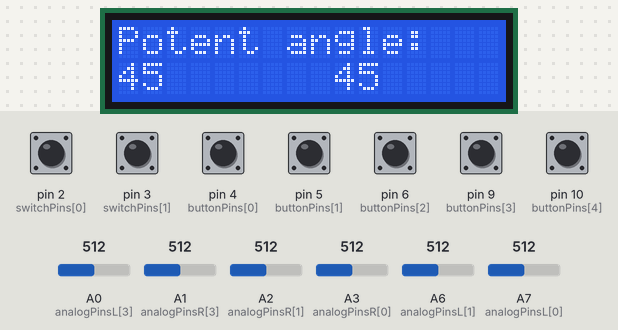
Recording of a sketch running on a simulated Arduino Nano, built with avr-gcc and run on an emulated ATmega328P. Shown: 16×2 character LCD. Inputs (shaded band) come from the test bench; at power-on: pin 2 (switchPins[0]), pin 3 (switchPins[1]), pin 4 (buttonPins[0]), pin 5 (buttonPins[1]), pin 6 (buttonPins[2]), pin 9 (buttonPins[3]), pin 10 (buttonPins[4]) HIGH, A0 (analogPinsL[3]) = 512, A1 (analogPinsR[3]) = 512, A2 (analogPinsR[1]) = 512, A3 (analogPinsR[0]) = 512, A6 (analogPinsL[1]) = 512, A7 (analogPinsL[0]) = 512. No radio packets arrive unless stated.

Above: at 4.7 s.
4.8 s: pin 2 (switchPins[0]) pulled LOW for 0.15 s
At 4.93 s:
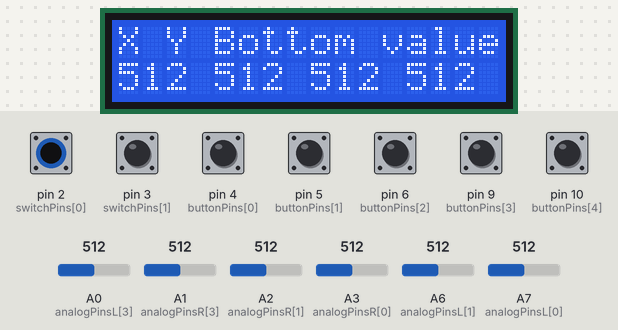
6.5 s: pin 3 (switchPins[1]) pulled LOW for 0.15 s
At 6.65 s:
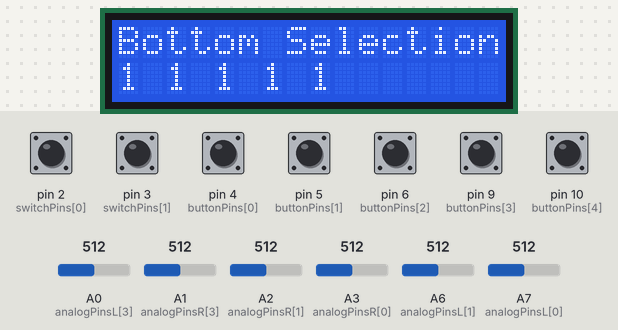
8.2 s: A0 (analogPinsL[3]) set to 30
At 9.1 s:
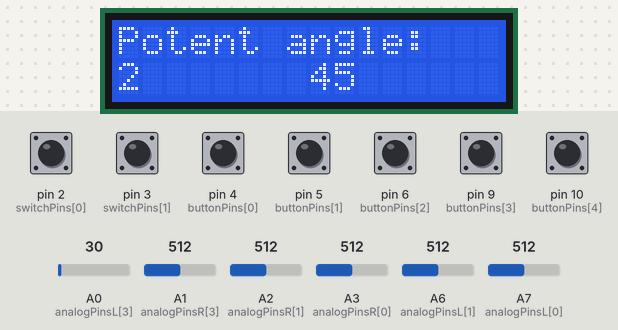
11.2 s: A1 (analogPinsR[3]) set to 493
At 12.6 s:
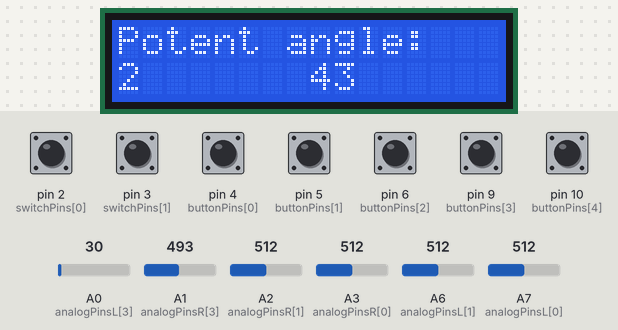
14.2 s: A1 (analogPinsR[3]) set to 560
At 15.0 s:
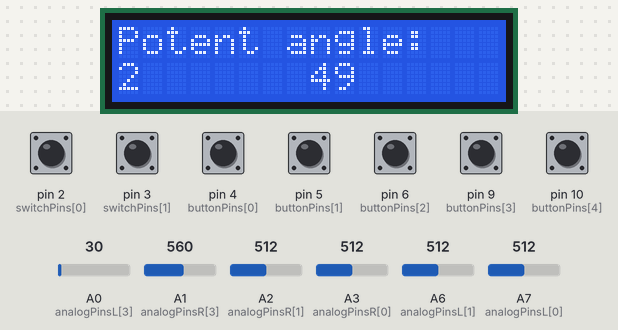
17.2 s: A0 (analogPinsL[3]) set to 306
At 18.6 s:
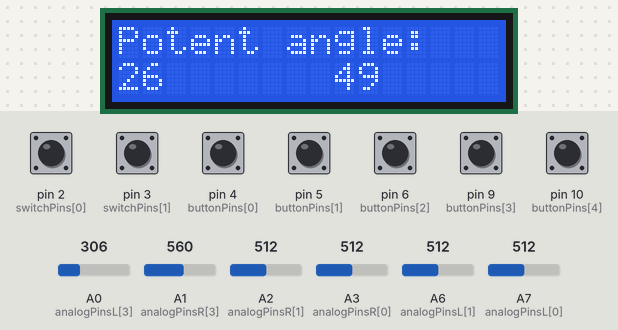
Timing chart, 0 to 20.2 s (numbered marks = the images above; inputs shaded):
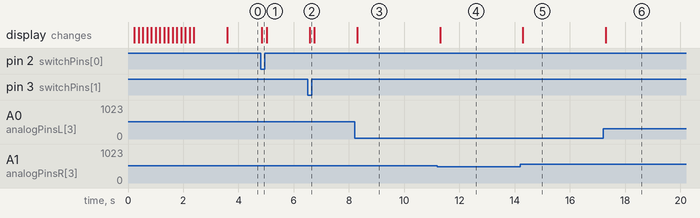

The sketch:

nRF24L01-Transmitter.ino
```cpp
#include <Wire.h>
#include <LiquidCrystal_I2C.h>
#include <SPI.h>
#include <nRF24L01.h>
#include <RF24.h>

#define LCD_ADDRESS 0x27
#define LCD_COLUMNS 16
#define LCD_ROWS 2

RF24 radio(7, 8);
const byte address[6] = "00001";

struct ControlMessage {
  int xValue_R;
  int yValue_R;
  int xValue_L;
  int yValue_L;
  int speed;
  int angle_L;
  int angle_R;
};

const int buttonPins[] = {4, 5, 6, 9, 10};
const int switchPins[] = {2, 3};
const int analogPinsL[] = {A7, A6, 0, A0};
const int analogPinsR[] = {A3, A2, 1, A1};

LiquidCrystal_I2C lcd(LCD_ADDRESS, LCD_COLUMNS, LCD_ROWS);

void sendControlMessage(int xValue_R, int yValue_R, int xValue_L, int yValue_L, int speed, int angle_L, int angle_R) {
  ControlMessage controlMessage;
  controlMessage.xValue_R = xValue_R;
  controlMessage.yValue_R = yValue_R;
  controlMessage.xValue_L = xValue_L;
  controlMessage.yValue_L = yValue_L;
  controlMessage.speed = speed;
  controlMessage.angle_L = angle_L;
  controlMessage.angle_R = angle_R;

  radio.write(&controlMessage, sizeof(controlMessage));
}

void setup() {
  Serial.begin(9600);
  radio.begin();
  radio.openWritingPipe(address);
  radio.setPALevel(RF24_PA_MIN);
  radio.stopListening();

  for (int pin : buttonPins)
    pinMode(pin, INPUT_PULLUP);

  for (int pin : switchPins)
    pinMode(pin, INPUT_PULLUP);

  for (int pin : analogPinsL)
    pinMode(pin, INPUT);

  for (int pin : analogPinsR)
    pinMode(pin, INPUT);

  begin_cartoon();
}

void loop() {
  int state[5];
  int xValue_L, yValue_L, buttonValue_L, xValue_R, yValue_R, buttonValue_R, potValue_L, potValue_R, angle_L, angle_R;

  for (int i = 0; i < 5; ++i)
    state[i] = digitalRead(buttonPins[i]);

  xValue_L = analogRead(analogPinsL[0]);
  yValue_L = analogRead(analogPinsL[1]);
  buttonValue_L = analogRead(analogPinsL[2]);

  xValue_R = analogRead(analogPinsR[0]);
  yValue_R = analogRead(analogPinsR[1]);
  buttonValue_R = analogRead(analogPinsR[2]);

  potValue_L = analogRead(analogPinsL[3]);
  potValue_R = analogRead(analogPinsR[3]);
  angle_L = map(potValue_L, 0, 1023, 0, 90);
  angle_R = map(potValue_R, 0, 1023, 0, 90);

  if (digitalRead(switchPins[0]) == HIGH && digitalRead(switchPins[1]) == LOW)
    show_bottom(state[0], state[1], state[2], state[3], state[4]);
  else if (digitalRead(switchPins[1]) == HIGH && digitalRead(switchPins[0]) == LOW)
    show_XYB(xValue_L, yValue_L, buttonValue_L, xValue_R, yValue_R, buttonValue_R);
  else if (digitalRead(switchPins[1]) == HIGH && digitalRead(switchPins[0]) == HIGH)
    show_angle(angle_L, angle_R);
  else
    show_direction(xValue_R, yValue_R, yValue_L, xValue_L, angle_L, angle_R);
}

void show_bottom(int state1, int state2, int state3, int state4, int state5) {
  show_lcd("Bottom Selection:", (String(state1) + " " + String(state2) + " " + String(state3) + " " + String(state4) + " " + String(state5)).c_str());
}

void show_XYB(int xValue_L, int yValue_L, int buttonValue_L, int xValue_R, int yValue_R, int buttonValue_R) {
  show_lcd("X Y Bottom value:", (String(xValue_L) + " " + String(yValue_L) + " " + String(xValue_R) + " " + String(yValue_R) + " " + String(buttonValue_L) + " " + String(buttonValue_R)).c_str());
}

void show_angle(int angle_L, int angle_R) {
  show_lcd("Potent angle:", (String(angle_L) + "       " + String(angle_R)).c_str());
}

void show_direction(int xValue_R, int yValue_R, int yValue_L, int xValue_L, int angle_L, int angle_R) {
  int speed;

  if (xValue_R > 550) {
    speed = xValue_R - 508;
    show_lcd("Direction speed", ("Forward   " + String(speed)).c_str());
  } else if (xValue_R < 480) {
    speed = 508 - xValue_R;
    show_lcd("Direction speed", ("Backward  " + String(speed)).c_str());
  } else if (yValue_R > 510) {
    speed = yValue_R - 508;
    show_lcd("Direction speed", ("Right     " + String(speed)).c_str());
  } else if (yValue_R < 506) {
    speed = 508 - yValue_R;
    show_lcd("Direction speed", ("Left      " + String(speed)).c_str());
  } else if (yValue_L > 518) {
    speed = yValue_L - 508;
    show_lcd("Direction speed", ("Shift_R   " + String(speed)).c_str());
  } else if (yValue_L < 510) {
    speed = 508 - yValue_L;
    show_lcd("Direction speed", ("Shift_L   " + String(speed)).c_str());
  } else if (xValue_L > 503) {
    speed = xValue_L - 499;
    show_lcd("Direction speed", ("L_up     " + String(speed)).c_str());
  } else if (xValue_L < 495) {
    speed = 499 - xValue_L;
    show_lcd("Direction speed", ("L_down     " + String(speed)).c_str());
  } else {
    speed = 0;
    show_lcd("Direction speed", ("Stop     " + String(speed)).c_str());
  }
  sendControlMessage(xValue_R, yValue_R, xValue_L, yValue_L, speed, angle_L, angle_R);
}

void show_lcd(const char *line1, const char *line2) {
  lcd.clear();
  lcd.setCursor(0, 0);
  lcd.print(line1);
  lcd.setCursor(0, 1);
  lcd.print(line2);
  delay(50);
}

void begin_cartoon() {
  lcd.begin(LCD_COLUMNS, LCD_ROWS);
  lcd.clear();
  for (int i = 0; i < LCD_COLUMNS; ++i) {
    lcd.setCursor(i, 0);
    lcd.print("$");
    lcd.setCursor(LCD_COLUMNS - i - 1, 1);
    lcd.print("$");
    delay(150);
  }
  delay(1000);
  lcd.clear();
  lcd.setCursor(0, 0);
  lcd.print("  Welcome to");
  lcd.setCursor(0, 1);
  lcd.print("  Your Device");
}
```

Measured:
- after the input at 4.8 s, the display: changes after 0.05 s (image 1)
- after the input at 6.5 s, the display: changes after 0.08 s (image 2)
- after the input at 8.2 s, the display: changes after 0.09 s (image 3)
- after the input at 11.2 s, the display: changes after 0.10 s (image 4)
- after the input at 14.2 s, the display: changes after 0.10 s (image 5)
- after the input at 17.2 s, the display: changes after 0.10 s (image 6)
